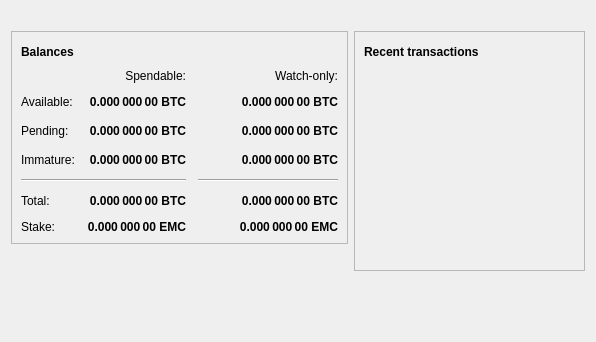
<?xml version="1.0" encoding="UTF-8"?>
<ui version="4.0">
 <class>OverviewPage</class>
 <widget class="QWidget" name="OverviewPage">
  <property name="geometry">
   <rect>
    <x>0</x>
    <y>0</y>
    <width>596</width>
    <height>342</height>
   </rect>
  </property>
  <property name="windowTitle">
   <string>Form</string>
  </property>
  <layout class="QVBoxLayout" name="topLayout">
   <item>
    <widget class="QLabel" name="labelAlerts">
     <property name="visible">
      <bool>false</bool>
     </property>
     <property name="styleSheet">
      <string notr="true">background-color: #3cb054; color:#ffffff;QLabel { background-color: qlineargradient(x1: 0, y1: 0, x2: 1, y2: 0, stop:0 #F0D0A0, st    op:1 #F8D488); color:#000000; }</string>
     </property>
     <property name="wordWrap">
      <bool>true</bool>
     </property>
     <property name="margin">
      <number>3</number>
     </property>
     <property name="textInteractionFlags">
      <set>Qt::TextSelectableByMouse</set>
     </property>
    </widget>
   </item>
   <item>
    <layout class="QHBoxLayout" name="horizontalLayout" stretch="1,1">
     <item>
      <layout class="QVBoxLayout" name="verticalLayout_2">
       <item>
        <widget class="QFrame" name="frame">
         <property name="frameShape">
          <enum>QFrame::StyledPanel</enum>
         </property>
         <property name="frameShadow">
          <enum>QFrame::Raised</enum>
         </property>
         <layout class="QVBoxLayout" name="verticalLayout_4">
          <item>
           <layout class="QHBoxLayout" name="horizontalLayout_4">
            <item>
             <widget class="QLabel" name="label_5">
              <property name="font">
               <font>
                <weight>75</weight>
                <bold>true</bold>
               </font>
              </property>
              <property name="text">
               <string>Balances</string>
              </property>
             </widget>
            </item>
            <item>
             <widget class="QPushButton" name="labelWalletStatus">
              <property name="enabled">
               <bool>true</bool>
              </property>
              <property name="maximumSize">
               <size>
                <width>30</width>
                <height>16777215</height>
               </size>
              </property>
              <property name="toolTip">
               <string>The displayed information may be out of date. Your wallet automatically synchronizes with the Peercoin network after a connection is established, but this process has not completed yet.</string>
              </property>
              <property name="text">
               <string/>
              </property>
              <property name="icon">
               <iconset resource="../bitcoin.qrc">
                <normaloff>:/icons/warning</normaloff>
                <disabledoff>:/icons/warning</disabledoff>:/icons/warning</iconset>
              </property>
              <property name="iconSize">
               <size>
                <width>24</width>
                <height>24</height>
               </size>
              </property>
              <property name="flat">
               <bool>true</bool>
              </property>
             </widget>
            </item>
            <item>
             <spacer name="horizontalSpacer_3">
              <property name="orientation">
               <enum>Qt::Horizontal</enum>
              </property>
              <property name="sizeHint" stdset="0">
               <size>
                <width>40</width>
                <height>20</height>
               </size>
              </property>
             </spacer>
            </item>
           </layout>
          </item>
          <item>
           <layout class="QGridLayout" name="gridLayout">
            <property name="spacing">
             <number>12</number>
            </property>
            <item row="2" column="2">
             <widget class="QLabel" name="labelWatchPending">
              <property name="font">
               <font>
                <weight>75</weight>
                <bold>true</bold>
               </font>
              </property>
              <property name="cursor">
               <cursorShape>IBeamCursor</cursorShape>
              </property>
              <property name="toolTip">
               <string>Unconfirmed transactions to watch-only addresses</string>
              </property>
              <property name="text">
               <string notr="true">0.000 000 00 BTC</string>
              </property>
              <property name="alignment">
               <set>Qt::AlignRight|Qt::AlignTrailing|Qt::AlignVCenter</set>
              </property>
              <property name="textInteractionFlags">
               <set>Qt::LinksAccessibleByMouse|Qt::TextSelectableByKeyboard|Qt::TextSelectableByMouse</set>
              </property>
             </widget>
            </item>
            <item row="2" column="1">
             <widget class="QLabel" name="labelUnconfirmed">
              <property name="font">
               <font>
                <weight>75</weight>
                <bold>true</bold>
               </font>
              </property>
              <property name="cursor">
               <cursorShape>IBeamCursor</cursorShape>
              </property>
              <property name="toolTip">
               <string>Total of transactions that have yet to be confirmed, and do not yet count toward the spendable balance</string>
              </property>
              <property name="text">
               <string notr="true">0.000 000 00 BTC</string>
              </property>
              <property name="alignment">
               <set>Qt::AlignRight|Qt::AlignTrailing|Qt::AlignVCenter</set>
              </property>
              <property name="textInteractionFlags">
               <set>Qt::LinksAccessibleByMouse|Qt::TextSelectableByKeyboard|Qt::TextSelectableByMouse</set>
              </property>
             </widget>
            </item>
            <item row="3" column="2">
             <widget class="QLabel" name="labelWatchImmature">
              <property name="font">
               <font>
                <weight>75</weight>
                <bold>true</bold>
               </font>
              </property>
              <property name="cursor">
               <cursorShape>IBeamCursor</cursorShape>
              </property>
              <property name="toolTip">
               <string>Mined balance in watch-only addresses that has not yet matured</string>
              </property>
              <property name="text">
               <string notr="true">0.000 000 00 BTC</string>
              </property>
              <property name="alignment">
               <set>Qt::AlignRight|Qt::AlignTrailing|Qt::AlignVCenter</set>
              </property>
              <property name="textInteractionFlags">
               <set>Qt::LinksAccessibleByMouse|Qt::TextSelectableByKeyboard|Qt::TextSelectableByMouse</set>
              </property>
             </widget>
            </item>
            <item row="4" column="0" colspan="2">
             <widget class="Line" name="line">
              <property name="orientation">
               <enum>Qt::Horizontal</enum>
              </property>
             </widget>
            </item>
            <item row="4" column="2">
             <widget class="Line" name="lineWatchBalance">
              <property name="sizePolicy">
               <sizepolicy hsizetype="Preferred" vsizetype="Fixed">
                <horstretch>0</horstretch>
                <verstretch>0</verstretch>
               </sizepolicy>
              </property>
              <property name="minimumSize">
               <size>
                <width>140</width>
                <height>0</height>
               </size>
              </property>
              <property name="orientation">
               <enum>Qt::Horizontal</enum>
              </property>
             </widget>
            </item>
            <item row="5" column="0">
             <widget class="QLabel" name="labelTotalText">
              <property name="text">
               <string>Total:</string>
              </property>
             </widget>
            </item>
            <item row="3" column="1">
             <widget class="QLabel" name="labelImmature">
              <property name="font">
               <font>
                <weight>75</weight>
                <bold>true</bold>
               </font>
              </property>
              <property name="cursor">
               <cursorShape>IBeamCursor</cursorShape>
              </property>
              <property name="toolTip">
               <string>Mined balance that has not yet matured</string>
              </property>
              <property name="text">
               <string notr="true">0.000 000 00 BTC</string>
              </property>
              <property name="alignment">
               <set>Qt::AlignRight|Qt::AlignTrailing|Qt::AlignVCenter</set>
              </property>
              <property name="textInteractionFlags">
               <set>Qt::LinksAccessibleByMouse|Qt::TextSelectableByKeyboard|Qt::TextSelectableByMouse</set>
              </property>
             </widget>
            </item>
            <item row="2" column="3">
             <spacer name="horizontalSpacer_2">
              <property name="orientation">
               <enum>Qt::Horizontal</enum>
              </property>
              <property name="sizeHint" stdset="0">
               <size>
                <width>40</width>
                <height>20</height>
               </size>
              </property>
             </spacer>
            </item>
            <item row="3" column="0">
             <widget class="QLabel" name="labelImmatureText">
              <property name="text">
               <string>Immature:</string>
              </property>
             </widget>
            </item>
            <item row="5" column="1">
             <widget class="QLabel" name="labelTotal">
              <property name="font">
               <font>
                <weight>75</weight>
                <bold>true</bold>
               </font>
              </property>
              <property name="cursor">
               <cursorShape>IBeamCursor</cursorShape>
              </property>
              <property name="toolTip">
               <string>Your current total balance</string>
              </property>
              <property name="text">
               <string notr="true">0.000 000 00 BTC</string>
              </property>
              <property name="alignment">
               <set>Qt::AlignRight|Qt::AlignTrailing|Qt::AlignVCenter</set>
              </property>
              <property name="textInteractionFlags">
               <set>Qt::LinksAccessibleByMouse|Qt::TextSelectableByKeyboard|Qt::TextSelectableByMouse</set>
              </property>
             </widget>
            </item>
            <item row="5" column="2">
             <widget class="QLabel" name="labelWatchTotal">
              <property name="font">
               <font>
                <weight>75</weight>
                <bold>true</bold>
               </font>
              </property>
              <property name="cursor">
               <cursorShape>IBeamCursor</cursorShape>
              </property>
              <property name="toolTip">
               <string>Current total balance in watch-only addresses</string>
              </property>
              <property name="text">
               <string notr="true">0.000 000 00 BTC</string>
              </property>
              <property name="alignment">
               <set>Qt::AlignRight|Qt::AlignTrailing|Qt::AlignVCenter</set>
              </property>
              <property name="textInteractionFlags">
               <set>Qt::LinksAccessibleByMouse|Qt::TextSelectableByKeyboard|Qt::TextSelectableByMouse</set>
              </property>
             </widget>
            </item>
            <item row="0" column="2">
             <widget class="QLabel" name="labelWatchonly">
              <property name="text">
               <string>Watch-only:</string>
              </property>
              <property name="alignment">
               <set>Qt::AlignRight|Qt::AlignTrailing|Qt::AlignVCenter</set>
              </property>
             </widget>
            </item>
            <item row="1" column="0">
             <widget class="QLabel" name="labelBalanceText">
              <property name="text">
               <string>Available:</string>
              </property>
             </widget>
            </item>
            <item row="1" column="1">
             <widget class="QLabel" name="labelBalance">
              <property name="font">
               <font>
                <weight>75</weight>
                <bold>true</bold>
               </font>
              </property>
              <property name="cursor">
               <cursorShape>IBeamCursor</cursorShape>
              </property>
              <property name="toolTip">
               <string>Your current spendable balance</string>
              </property>
              <property name="text">
               <string notr="true">0.000 000 00 BTC</string>
              </property>
              <property name="alignment">
               <set>Qt::AlignRight|Qt::AlignTrailing|Qt::AlignVCenter</set>
              </property>
              <property name="textInteractionFlags">
               <set>Qt::LinksAccessibleByMouse|Qt::TextSelectableByKeyboard|Qt::TextSelectableByMouse</set>
              </property>
             </widget>
            </item>
            <item row="1" column="2">
             <widget class="QLabel" name="labelWatchAvailable">
              <property name="font">
               <font>
                <weight>75</weight>
                <bold>true</bold>
               </font>
              </property>
              <property name="cursor">
               <cursorShape>IBeamCursor</cursorShape>
              </property>
              <property name="toolTip">
               <string>Your current balance in watch-only addresses</string>
              </property>
              <property name="text">
               <string notr="true">0.000 000 00 BTC</string>
              </property>
              <property name="alignment">
               <set>Qt::AlignRight|Qt::AlignTrailing|Qt::AlignVCenter</set>
              </property>
              <property name="textInteractionFlags">
               <set>Qt::LinksAccessibleByMouse|Qt::TextSelectableByKeyboard|Qt::TextSelectableByMouse</set>
              </property>
             </widget>
            </item>
            <item row="2" column="0">
             <widget class="QLabel" name="labelPendingText">
              <property name="text">
               <string>Pending:</string>
              </property>
             </widget>
            </item>
            <item row="0" column="1">
             <widget class="QLabel" name="labelSpendable">
              <property name="text">
               <string>Spendable:</string>
              </property>
              <property name="alignment">
               <set>Qt::AlignRight|Qt::AlignTrailing|Qt::AlignVCenter</set>
              </property>
             </widget>
            </item>
            <item row="6" column="0">
             <widget class="QLabel" name="labelStakeText">
              <property name="text">
               <string>Stake:</string>
              </property>
             </widget>
            </item>
            <item row="6" column="1">
             <widget class="QLabel" name="labelStake">
              <property name="font">
               <font>
                <weight>75</weight>
                <bold>true</bold>
               </font>
              </property>
              <property name="cursor">
               <cursorShape>IBeamCursor</cursorShape>
              </property>
              <property name="toolTip">
               <string>Your current balance that is used in stake generation</string>
              </property>
              <property name="text">
               <string notr="true">0.000 000 00 EMC</string>
              </property>
              <property name="alignment">
               <set>Qt::AlignRight|Qt::AlignTrailing|Qt::AlignVCenter</set>
              </property>
              <property name="textInteractionFlags">
               <set>Qt::LinksAccessibleByMouse|Qt::TextSelectableByKeyboard|Qt::TextSelectableByMouse</set>
              </property>
             </widget>
            </item>
            <item row="6" column="2">
             <widget class="QLabel" name="labelWatchStake">
              <property name="font">
               <font>
                <weight>75</weight>
                <bold>true</bold>
               </font>
              </property>
              <property name="cursor">
               <cursorShape>IBeamCursor</cursorShape>
              </property>
              <property name="toolTip">
               <string>Your current balance that is used for stake generation in watch-only addresses</string>
              </property>
              <property name="text">
               <string notr="true">0.000 000 00 EMC</string>
              </property>
              <property name="alignment">
               <set>Qt::AlignRight|Qt::AlignTrailing|Qt::AlignVCenter</set>
              </property>
              <property name="textInteractionFlags">
               <set>Qt::LinksAccessibleByMouse|Qt::TextSelectableByKeyboard|Qt::TextSelectableByMouse</set>
              </property>
             </widget>
            </item>
           </layout>
          </item>
         </layout>
        </widget>
       </item>
       <item>
        <spacer name="verticalSpacer">
         <property name="orientation">
          <enum>Qt::Vertical</enum>
         </property>
         <property name="sizeHint" stdset="0">
          <size>
           <width>20</width>
           <height>40</height>
          </size>
         </property>
        </spacer>
       </item>
      </layout>
     </item>
     <item>
      <layout class="QVBoxLayout" name="verticalLayout_3">
       <item>
        <widget class="QFrame" name="frame_2">
         <property name="frameShape">
          <enum>QFrame::StyledPanel</enum>
         </property>
         <property name="frameShadow">
          <enum>QFrame::Raised</enum>
         </property>
         <layout class="QVBoxLayout" name="verticalLayout">
          <item>
           <layout class="QHBoxLayout" name="horizontalLayout_2">
            <item>
             <widget class="QLabel" name="label_4">
              <property name="font">
               <font>
                <weight>75</weight>
                <bold>true</bold>
               </font>
              </property>
              <property name="text">
               <string>Recent transactions</string>
              </property>
             </widget>
            </item>
            <item>
             <widget class="QPushButton" name="labelTransactionsStatus">
              <property name="enabled">
               <bool>true</bool>
              </property>
              <property name="maximumSize">
               <size>
                <width>30</width>
                <height>16777215</height>
               </size>
              </property>
              <property name="toolTip">
               <string>The displayed information may be out of date. Your wallet automatically synchronizes with the Peercoin network after a connection is established, but this process has not completed yet.</string>
              </property>
              <property name="text">
               <string/>
              </property>
              <property name="icon">
               <iconset resource="../bitcoin.qrc">
                <normaloff>:/icons/warning</normaloff>
                <disabledoff>:/icons/warning</disabledoff>:/icons/warning</iconset>
              </property>
              <property name="iconSize">
               <size>
                <width>24</width>
                <height>24</height>
               </size>
              </property>
              <property name="flat">
               <bool>true</bool>
              </property>
             </widget>
            </item>
            <item>
             <spacer name="horizontalSpacer">
              <property name="orientation">
               <enum>Qt::Horizontal</enum>
              </property>
              <property name="sizeHint" stdset="0">
               <size>
                <width>40</width>
                <height>20</height>
               </size>
              </property>
             </spacer>
            </item>
           </layout>
          </item>
          <item>
           <widget class="QListView" name="listTransactions">
            <property name="styleSheet">
             <string notr="true">QListView { background: transparent; }</string>
            </property>
            <property name="frameShape">
             <enum>QFrame::NoFrame</enum>
            </property>
            <property name="verticalScrollBarPolicy">
             <enum>Qt::ScrollBarAlwaysOff</enum>
            </property>
            <property name="horizontalScrollBarPolicy">
             <enum>Qt::ScrollBarAlwaysOff</enum>
            </property>
            <property name="selectionMode">
             <enum>QAbstractItemView::NoSelection</enum>
            </property>
           </widget>
          </item>
         </layout>
        </widget>
       </item>
       <item>
        <spacer name="verticalSpacer_2">
         <property name="orientation">
          <enum>Qt::Vertical</enum>
         </property>
         <property name="sizeHint" stdset="0">
          <size>
           <width>20</width>
           <height>40</height>
          </size>
         </property>
        </spacer>
       </item>
      </layout>
     </item>
    </layout>
   </item>
  </layout>
 </widget>
 <resources/>
 <connections/>
</ui>
